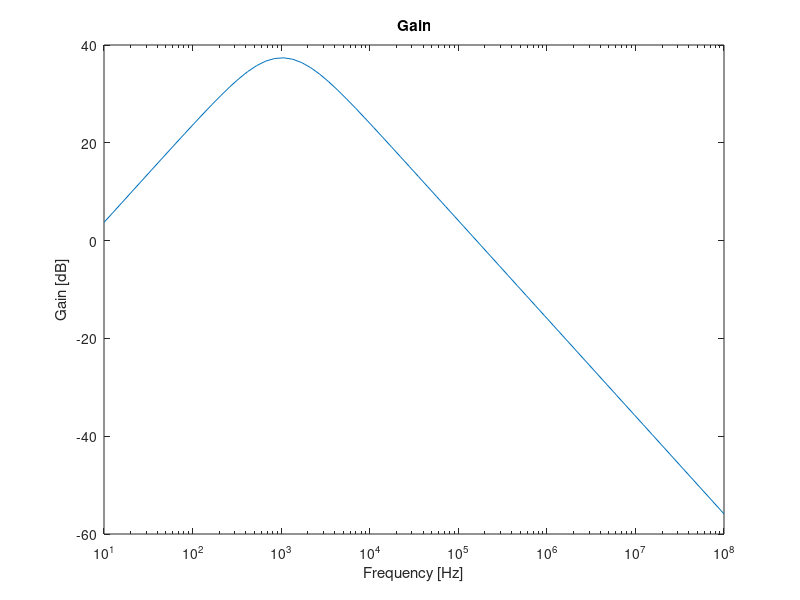
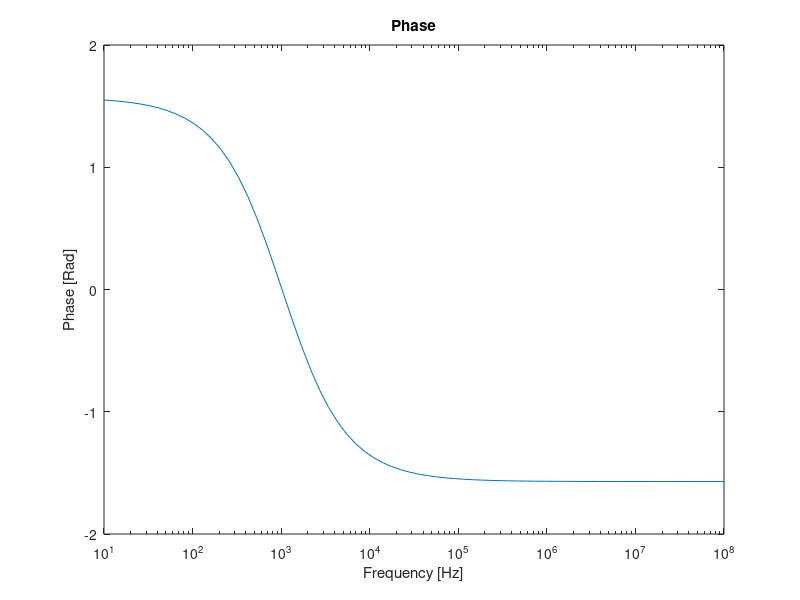

Write MATLAB code to recreate these figures, in order.
% values

Rb1 = 1e3;
Rb2 = 1e3;


Rb3 = 110e3;
Rb4 = 1e3;

R_cost = (Rb1 + Rb2 + Rb3 + Rb4)/1000;

Cb1 = 0.22e-6;

Cb2 = 0.11e-6;

C_cost = (Cb1 + Cb2*4) * 1e6;



% point 1
% calculation for central frequency

w_L = 1/(Rb1*Cb1);
f_L = w_L/2/pi;
w_H = 1/(Rb2*Cb2);
f_H = w_H/2/pi;

w_0 = sqrt(w_L*w_H);
f_0 = w_0/2/pi;

deviation = f_0-1000;

gain_1 = (j*w_0*Rb1*Cb1)/(1+j*w_0*Rb1*Cb1);
gain_2 = 1+Rb3/Rb4;
gain_3 = 1/(1+1i*w_0*Rb2*Cb2);

gain = 20*log10(abs(gain_1 * gain_2 * gain_3));
Z_i = (1/(j*w_0*Cb1) + Rb1);
Z_o = (1/(1/Rb2+j*w_0*Cb2)); 
 

% point 2
% frequency response

f = logspace(1,8,70);
w = 2*pi*f;

f_res = ((Rb1*Cb1.*w*j)./(1+Rb1*Cb1.*w*j)).*gain_2.*(1./(1+Rb2*Cb2.*w*j));

maxi = max(abs(f_res));

figure
semilogx(f,20*log10(abs(f_res)))

xlabel("Frequency [Hz]");
ylabel("Gain [dB]");
title("Gain");
print("gain.png", "-dpng");


figure
semilogx(f,angle(f_res))
xlabel("Frequency [Hz]");
ylabel("Phase [Rad]");
title("Phase");
print("phase.png", "-dpng");

% merit
cost = 1.3323e4 + R_cost + C_cost;

merit = 1/(cost*(abs(maxi-100)+abs(deviation)+1e-6));

% resultados
fidRes = fopen("resultados.txt","w");
fprintf(fidRes,"Theoretical results ,value\n");
fprintf(fidRes,"gain ,%f (dB)\n",gain);
fprintf(fidRes,"input impedance, %f + i %f Ohm\n",real(Z_i), imag(Z_i));
fprintf(fidRes,"output impedance,%f + i %f Ohm\n",real(Z_o), imag(Z_o));
fclose(fidRes);



% resultados
fidRes2 = fopen("resultados2.txt","w");
fprintf(fidRes2,"Theoretical results ,value (Hz)\n");
fprintf(fidRes2,"$f_L$,%f\n",f_L);
fprintf(fidRes2,"$f_H$,%f\n",f_H);
fprintf(fidRes2,"$f_0$,%f\n",f_0);
fclose(fidRes2);


% merito
fidRes3 = fopen("merito.txt","w");
fprintf(fidRes3,"M & %d \\\\ \n \\hline\n",merit);


